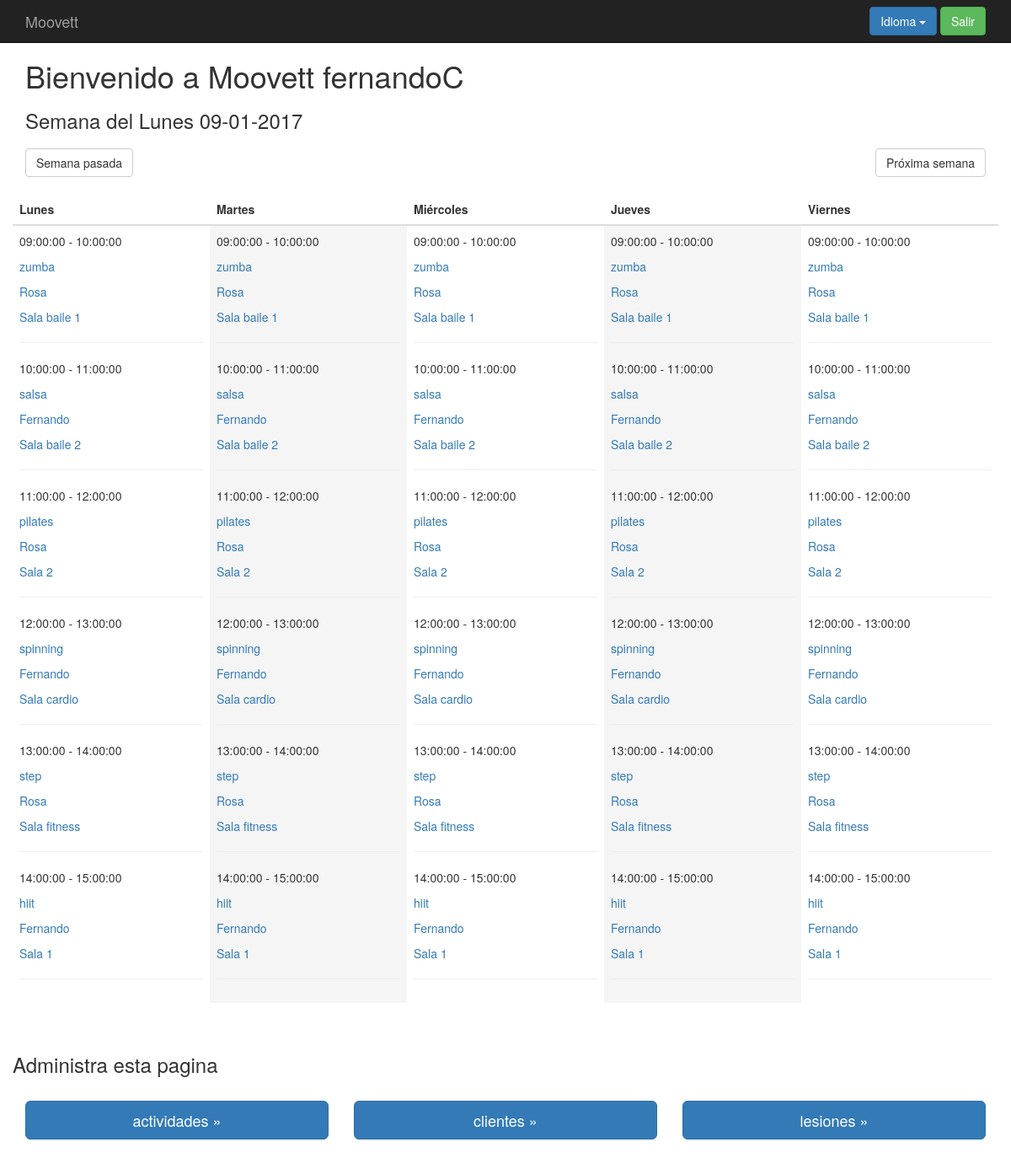
The app's page /index.php?controller=user&action=login (signed in) with its own data.
### tables this page shows
create table `horas_posibles` (
  `id` int(11) not null,
  `dia` date not null,
  `hora_inicio` time not null,
  `hora_fin` time not null,
  `rango_horario_id` int(11) not null,
  `active` tinyint(1) not null default '0'
);

### core/ViewManager.php (called while the page is built, shortened)
<?php
class ViewManager {
    private $variables = array();
    public function setVariable($varname, $value, $flash=false) {
        $this->variables[$varname] = $value;
    }
    public function getVariable($varname, $default=NULL) {
        if (!isset($this->variables[$varname])) {
            return $default;
        }
        return $this->variables[$varname];
    }
    public function render($controller, $viewname) {
        include(__DIR__."/../Views/$controller/$viewname.php");
    }
    private static $viewmanager_singleton = NULL;
    public static function getInstance() {
        if (self::$viewmanager_singleton == null) {
            self::$viewmanager_singleton = new ViewManager();
        }
        return self::$viewmanager_singleton;
    }
}

### Controllers/USER_Controller.php (called while the page is built, shortened)
<?php
require_once(__DIR__."/../core/ViewManager.php");
require_once(__DIR__."/../core/I18n.php");
require_once(__DIR__."/../Models/SESSION_Model.php");
class USER_Controller extends BaseController {
    private $userMapper;
    public function __construct() {
        $this->sessionMapper = new SESSION_Model();
        $this->userMapper = new USER_Model();
        $this->view->setLayout("default");
    }
    public function login() {
        $sessions = $this->sessionMapper->fetch_all();
        $hours = $this->sessionMapper->fetch_hours();
        $activities = $this->sessionMapper->fetch_activities();
        $events = $this->sessionMapper->fetch_events();
        $users = $this->sessionMapper->fetch_users();
        $spaces = $this->sessionMapper->fetch_spaces();
        if (isset($_POST["wk"])){
            $week=$_POST["wk"];
        }else{
          $array_date = getDate();
          $date=$array_date['year']."-".$array_date['mon']."-".$array_date['mday'];
          $week = date('W', strtotime($date));
        }
        $days1 = $this->userMapper->get_day($sessions,$hours,$activities,$events,$users,$spaces,"Monday", $week);
        $days2 = $this->userMapper->get_day($sessions,$hours,$activities,$events,$users,$spaces,"Tuesday", $week);
        $days3 = $this->userMapper->get_day($sessions,$hours,$activities,$events,$users,$spaces,"Wednesday",$week);
        $days4 = $this->userMapper->get_day($sessions,$hours,$activities,$events,$users,$spaces,"Thursday", $week);
        $days5 = $this->userMapper->get_day($sessions,$hours,$activities,$events,$users,$spaces,"Friday", $week);
        $this->view->setVariable("days1", $days1);
        $this->view->setVariable("days2", $days2);
        $this->view->setVariable("days3", $days3);
        $this->view->setVariable("days4", $days4);
        $this->view->setVariable("days5", $days5);
        $this->view->setVariable("week", $week);
        $this->view->setVariable("user_controllers", $this->user_controllers($this->currentUserId));
        $this->view->render("user", "USER_LOGIN_Vista");
    }
    private function user_controllers($userid){
        return $this->checkPerms->user_controllers($userid);
    }
}

### index.php (called while the page is built, shortened)
<?php
function run() {
    try{
        $controller = loadController($_GET["controller"]);
        $actionName = $_GET["action"];
        $controller->$actionName();
    } catch(Exception $ex) {
        die($ex->getMessage());
  }
}
function loadController($controllerName) {
    return new $controllerClassName();
}
run();
?>

### core/I18n.php (called while the page is built, shortened)
<?php
class I18n {
  private $messages;
  public function setLanguage($language) {
    $this->messages = $i18n_messages;
  }
  public function i18n($key) {
    if (isset($this->messages[$key])){
      return $this->messages[$key];
    }else{
      return $key;
    }
  }
  private static $i18n_singleton = null;
  public static function getInstance() {
    if (self::$i18n_singleton == NULL) {
      self::$i18n_singleton = new I18n();
    }
    return self::$i18n_singleton;
  }
}
function i18n($key) {
  return I18n::getInstance()->i18n($key);
}

### Models/SESSION_Model.php (called while the page is built, shortened)
<?php
require_once(__DIR__."/../core/PDOConnection.php");
class SESSION_Model {
    private $db;
    public function __construct() {
        $this->db = PDOConnection::getInstance();
    }
    public function fetch_hours(){
        $sql = $this->db->prepare("SELECT * FROM horas_posibles");
        $sql->execute();
        $list_db = $sql->fetchAll(PDO::FETCH_ASSOC);
        if ($list_db!= NULL) {
            return $list_db;
        } else {
            return NULL;
        }
    }
}

### core/PDOConnection.php (called while the page is built)
<?php
class PDOConnection {
    private static $dbhost = "127.0.0.1";
    private static $dbname = "moovett";
    private static $dbuser = "moovett";
    private static $dbpass = "moovett";
    private static $db_singleton = null;
    public static function getInstance() {
        if (self::$db_singleton == null) {
            self::$db_singleton = new PDO(
                "mysql:host=".self::$dbhost.";dbname=".self::$dbname.";charset=utf8",
                self::$dbuser,
                self::$dbpass,
                array(
                    PDO::ATTR_EMULATE_PREPARES => false,
                    PDO::ATTR_ERRMODE => PDO::ERRMODE_EXCEPTION
                )
            );
        }
        return self::$db_singleton;
    }
}
?>

### Views/user/USER_LOGIN_Vista.php (the view, shortened to what this page needs)
<?php
require_once(__DIR__."/../../core/ViewManager.php");
$view = ViewManager::getInstance();
$restrictions = array('userperm', 'profileperm','physiotherapisthour','invoiceline');
$currentuser = $view->getVariable("currentusername");
$controllers = $view->getVariable("user_controllers");
$days1= $view->getVariable("days1");
$days2= $view->getVariable("days2");
$days3= $view->getVariable("days3");
$days4= $view->getVariable("days4");
$days5= $view->getVariable("days5");
?>
  <div class="jumbotrone">
	   <div class="container">
	      <?php if (isset($currentuser)): ?>
		    <h1><?= sprintf(i18n("Welcome to Moovett %s"), $currentuser);$c=-1 ?></h1>
        <?php  foreach ($days1 as $day => $value) {
              $c++;
              if($c<1){
                $date = new dateTime($value["fecha"]);
                $format = $date->format('d-m-Y');
                ?>
                <h3><?= i18n("Week of Monday ").$format ?></h3>
            <?php }}?>
          <div class="corner top-buffer">
            <form action="index.php?controller=user&amp;action=login" method="POST">
              <button type="submit" class="btn btn-default"><?= i18n("Last week") ?></button>
            </form>
           <form action="index.php?controller=user&amp;action=login" method="POST">
             <button type="submit" class="btn btn-default"><?= i18n("Next week") ?></button>
           </form>
       </div>
<div class="row top-buffer">
<table class="table">
  <thead>
    <tr>
      <th><?= i18n("Monday") ?></th>
      <th><?= i18n("Tuesday") ?></th>
      <th><?= i18n("Wednesday") ?></th>
      <th><?= i18n("Thursday") ?></th>
      <th><?= i18n("Friday") ?></th>
    </tr>
  </thead>
  <tbody>
    <tr>
      <td>
      <?php foreach ($days1 as $day => $value) {?>
            <p><?php echo $value["hora_inicio"]." - ".$value["hora_fin"]."\n" ?></p>
            <?php if($value["actividad"]){?>
              <p><a href="index.php?controller=activity&amp;action=showone&amp;id=<?php echo $value["actividad_id"] ?>"><?php echo $value["actividad"] ?></a><p>
            <?php } else { ?>
              <p><a href="index.php?controller=event&amp;action=showone&amp;id=<?php echo $value["evento_id"] ?>"><?php echo $value["evento"] ?></a><p>
            <?php } ?>
            <p><a href="index.php?controller=user&amp;action=showone&amp;id=<?php echo $value["user_id"] ?>"><?php echo $value["user"] ?></a><p>
            <p><a href="index.php?controller=space&amp;action=showone&amp;id=<?php echo $value["space_id"] ?>"><?php echo $value["space"] ?></a><p>
            <hr>
        <?php }?>
        </td>
        <td class="active">
          <?php foreach ($days2 as $day => $value) {?>
              <p><?php echo $value["hora_inicio"]." - ".$value["hora_fin"] ?></p>
              <?php if($value["actividad"]){?>
                <p><a href="index.php?controller=activity&amp;action=showone&amp;id=<?php echo $value["actividad_id"] ?>"><?php echo $value["actividad"] ?></a><p>
              <?php } else { ?>
                <p><a href="index.php?controller=event&amp;action=showone&amp;id=<?php echo $value["evento_id"] ?>"><?php echo $value["evento"] ?></a><p>
              <?php } ?>
              <p><a href="index.php?controller=user&amp;action=showone&amp;id=<?php echo $value["user_id"] ?>"><?php echo $value["user"] ?></a><p>
              <p><a href="index.php?controller=space&amp;action=showone&amp;id=<?php echo $value["space_id"] ?>"><?php echo $value["space"]."\n" ?></a><p>
              <hr>
          <?php }?>
        </td>
        <td>
          <?php foreach ($days3 as $day => $value) {?>
              <p><?php echo $value["hora_inicio"]." - ".$value["hora_fin"] ?></p>
              <?php if($value["actividad"]){?>
                <p><a href="index.php?controller=activity&amp;action=showone&amp;id=<?php echo $value["actividad_id"] ?>"><?php echo $value["actividad"] ?></a><p>
              <?php } else { ?>
                <p><a href="index.php?controller=event&amp;action=showone&amp;id=<?php echo $value["evento_id"] ?>"><?php echo $value["evento"] ?></a><p>
              <?php } ?>
              <p><a href="index.php?controller=user&amp;action=showone&amp;id=<?php echo $value["user_id"] ?>"><?php echo $value["user"] ?></a><p>
              <p><a href="index.php?controller=space&amp;action=showone&amp;id=<?php echo $value["space_id"] ?>"><?php echo $value["space"]."\n" ?></a><p>
              <hr>
          <?php }?>
        </td>
        <td class="active">
          <?php foreach ($days4 as $day => $value) {?>
              <p><?php echo $value["hora_inicio"]." - ".$value["hora_fin"]."\n" ?></p>
              <?php if($value["actividad"]){?>
                <p><a href="index.php?controller=activity&amp;action=showone&amp;id=<?php echo $value["actividad_id"] ?>"><?php echo $value["actividad"] ?></a><p>
              <?php } else { ?>
                <p><a href="index.php?controller=event&amp;action=showone&amp;id=<?php echo $value["evento_id"] ?>"><?php echo $value["evento"] ?></a><p>
              <?php } ?>
              <p><a href="index.php?controller=user&amp;action=showone&amp;id=<?php echo $value["user_id"] ?>"><?php echo $value["user"]."\n" ?></a><p>
              <p><a href="index.php?controller=space&amp;action=showone&amp;id=<?php echo $value["space_id"] ?>"><?php echo $value["space"]."\n" ?></a><p>
              <hr>
          <?php }?>
        </td>
        <td>
          <?php foreach ($days5 as $day => $value) {?>
              <p><?php echo $value["hora_inicio"]." - ".$value["hora_fin"]."\n" ?></p>
              <?php if($value["actividad"]){?>
                <p><a href="index.php?controller=activity&amp;action=showone&amp;id=<?php echo $value["actividad_id"] ?>"><?php echo $value["actividad"] ?></a><p>
              <?php } else { ?>
                <p><a href="index.php?controller=event&amp;action=showone&amp;id=<?php echo $value["evento_id"] ?>"><?php echo $value["evento"] ?></a><p>
              <?php } ?>
              <p><a href="index.php?controller=user&amp;action=showone&amp;id=<?php echo $value["user_id"] ?>"><?php echo $value["user"]."\n" ?></a><p>
              <p><a href="index.php?controller=space&amp;action=showone&amp;id=<?php echo $value["space_id"] ?>"><?php echo $value["space"]."\n" ?></a><p>
              <hr>
          <?php }?>
        </td>
      </tr>
  </tbody>
</table>
</div>
  <div class="row top-buffer">
    <p><h3><?= i18n("Administer this site") ?></h3></p>
  </div>
    <div class="row top-buffer">
	    <?php foreach ($controllers as $controller) {?>
            <?php if (!in_array($controller, $restrictions)): ?>
        <div class="col-sm-4 form-group" >
          <a class="btn btn-primary btn-lg btn-block" href="index.php?controller=<?php echo $controller ?>&amp;action=show" role="button"><?= i18n($controller) ?>s &raquo;</a>
        </div>
            <?php endif ?>
      <?php }?>
    </div>
	    <?php else: ?>
	      <h1><?= i18n("Welcome to Moovett") ?></h1>
              <p><?= i18n("Please Login") ?></p>
	     <?php endif ?>
      </div>
    </div>

### css/style.css (style rules this page uses)
body { padding-top: 50px; padding-bottom: 20px; }
.corner { display: flex; justify-content: space-between; }
.top-buffer { margin-top:20px; }

### records on screen
horas_posibles: hora_inicio "10:00:00", hora_fin "11:00:00", actividad "salsa", user "Fernando", space "Sala baile 2"
horas_posibles: hora_inicio "11:00:00", hora_fin "12:00:00", actividad "pilates", user "Rosa", space "Sala 2"
horas_posibles: hora_inicio "12:00:00", hora_fin "13:00:00", actividad "spinning", user "Fernando", space "Sala cardio"
horas_posibles: hora_inicio "13:00:00", hora_fin "14:00:00", actividad "step", user "Rosa", space "Sala fitness"
horas_posibles: hora_inicio "10:00:00", hora_fin "11:00:00", actividad "salsa", user "Fernando", space "Sala baile 2"
horas_posibles: hora_inicio "11:00:00", hora_fin "12:00:00", actividad "pilates", user "Rosa", space "Sala 2"
horas_posibles: hora_inicio "12:00:00", hora_fin "13:00:00", actividad "spinning", user "Fernando", space "Sala cardio"
horas_posibles: hora_inicio "13:00:00", hora_fin "14:00:00", actividad "step", user "Rosa", space "Sala fitness"
horas_posibles: hora_inicio "10:00:00", hora_fin "11:00:00", actividad "salsa", user "Fernando", space "Sala baile 2"
horas_posibles: hora_inicio "11:00:00", hora_fin "12:00:00", actividad "pilates", user "Rosa", space "Sala 2"
horas_posibles: hora_inicio "12:00:00", hora_fin "13:00:00", actividad "spinning", user "Fernando", space "Sala cardio"
horas_posibles: hora_inicio "13:00:00", hora_fin "14:00:00", actividad "step", user "Rosa", space "Sala fitness"
horas_posibles: hora_inicio "10:00:00", hora_fin "11:00:00", actividad "salsa", user "Fernando", space "Sala baile 2"
horas_posibles: hora_inicio "11:00:00", hora_fin "12:00:00", actividad "pilates", user "Rosa", space "Sala 2"
horas_posibles: hora_inicio "12:00:00", hora_fin "13:00:00", actividad "spinning", user "Fernando", space "Sala cardio"
horas_posibles: hora_inicio "13:00:00", hora_fin "14:00:00", actividad "step", user "Rosa", space "Sala fitness"
horas_posibles: hora_inicio "09:00:00", hora_fin "10:00:00", actividad "zumba", user "Rosa", space "Sala baile 1"
horas_posibles: hora_inicio "10:00:00", hora_fin "11:00:00", actividad "salsa", user "Fernando", space "Sala baile 2"
horas_posibles: hora_inicio "11:00:00", hora_fin "12:00:00", actividad "pilates", user "Rosa", space "Sala 2"
horas_posibles: hora_inicio "12:00:00", hora_fin "13:00:00", actividad "spinning", user "Fernando", space "Sala cardio"
horas_posibles: hora_inicio "13:00:00", hora_fin "14:00:00", actividad "step", user "Rosa", space "Sala fitness"

### other values on screen
i18n("Language") "Idioma"
i18n("Logout") "Salir"
sprintf(i18n("Welcome to Moovett %s"), $currentuser) "Bienvenido a Moovett fernandoC"
$format "09-01-2017"
i18n("Last week") "Semana pasada"
i18n("Next week") "Próxima semana"
i18n("Monday") "Lunes"
i18n("Tuesday") "Martes"
i18n("Wednesday") "Miércoles"
i18n("Thursday") "Jueves"
i18n("Friday") "Viernes"
$value["hora_inicio"] "09:00:00"
$value["hora_fin"] "10:00:00"
$value["actividad"] "zumba"
$value["user"] "Rosa"
